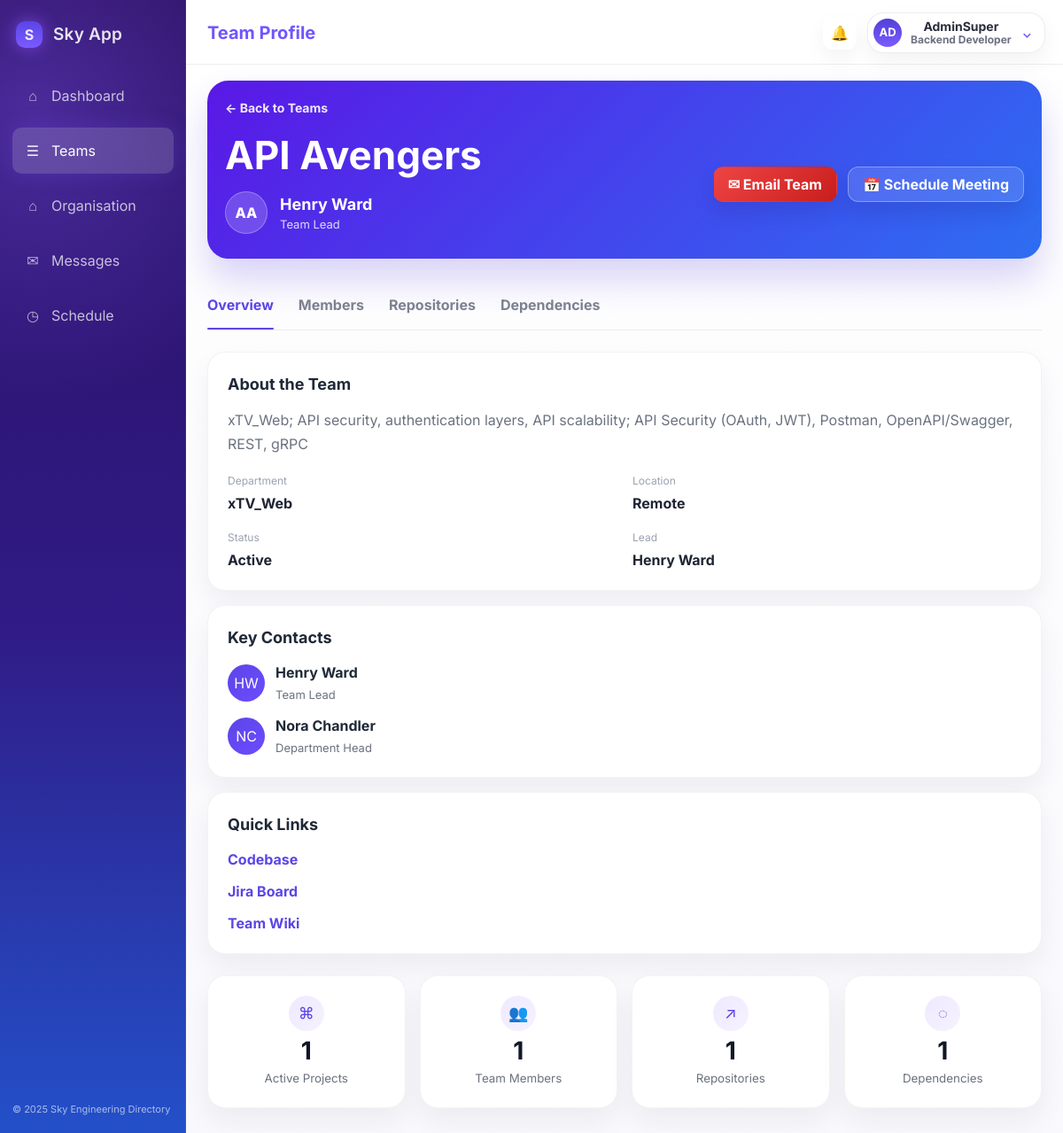
The app's page /teams/api-avengers/ (signed in) with its own data.
### accounts/models.py (models this page shows, shortened)
class User(AbstractUser):
    """Primary auth user model for the project."""

### teams/models.py (models this page shows, shortened)
class Teams(models.Model):
    STATUS_ACTIVE = "active"
    STATUS_PAUSED = "paused"
    STATUS_ARCHIVED = "archived"
    STATUS_CHOICES = [
        (STATUS_ACTIVE, "Active"),
        (STATUS_PAUSED, "Paused"),
        (STATUS_ARCHIVED, "Archived"),
    ]
    name = models.CharField(max_length=120, default="New Team")
    slug = models.SlugField(max_length=140, unique=True, null=True, blank=True)
    lead_name = models.CharField(max_length=120, default="Team Lead")
    lead_role = models.CharField(max_length=120, default="Team Lead")
    lead_email = models.EmailField(default="team@sky.com")
    department = models.CharField(max_length=120, default="General")
    department_head = models.CharField(max_length=120, blank=True, null=True)
    location = models.CharField(max_length=120, default="Remote")
    summary = models.TextField(blank=True, default="")
    status = models.CharField(max_length=20, choices=STATUS_CHOICES, default=STATUS_ACTIVE)
    members_count = models.PositiveIntegerField(default=0)
    active_projects = models.PositiveIntegerField(default=0)
    repositories_count = models.PositiveIntegerField(default=0)
    dependencies_count = models.PositiveIntegerField(default=0)
    concurrent_projects_count = models.CharField(
        max_length=20,
        blank=True,
        null=True,
        help_text="Number of concurrent projects (e.g., '6+' or '5')"
    )
    banner_start = models.CharField(max_length=20, default="#d8e6ff")
    banner_end = models.CharField(max_length=20, default="#c2d7ff")
    accent_color = models.CharField(max_length=20, default="#5b45e7")
    accent_soft_color = models.CharField(max_length=20, default="#f3efff")
    profile_gradient_start = models.CharField(max_length=20, default="#5a18e6")
    profile_gradient_end = models.CharField(max_length=20, default="#2d6ef2")
    jira_project_name = models.CharField(max_length=120, blank=True, null=True)
    workstream = models.CharField(max_length=255, blank=True, null=True)
    github_repo_url = models.URLField(blank=True, null=True)
    jira_board_link = models.URLField(blank=True, null=True)
    development_focus_areas = models.TextField(
        blank=True,
        null=True,
        help_text="Comma-separated list of development focus areas"
    )
    key_skills_and_technologies = models.TextField(
        blank=True,
        null=True,
        help_text="Comma-separated list of key skills and technologies"
    )
    dependency_type = models.CharField(max_length=120, blank=True, null=True)
    software_owned_and_evolved = models.TextField(
        blank=True,
        null=True,
        help_text="Software owned and evolved by this team"
    )
    versioning_approaches = models.TextField(blank=True, null=True)
    wiki_search_terms = models.TextField(
        blank=True,
        null=True,
        help_text="Comma-separated search terms for team wiki"
    )
    slack_channels = models.CharField(
        max_length=255,
        blank=True,
        null=True,
        help_text="Comma-separated Slack channel names"
    )
    daily_standup_time_and_link = models.CharField(
        max_length=255,
        blank=True,
        null=True,
        help_text="Daily standup time and meeting link"
    )
    agile_practices = models.TextField(
        blank=True,
        null=True,
        help_text="Agile practices used by the team"
    )
    team_wiki_url = models.URLField(blank=True, null=True)
    contacts = models.JSONField(default=list, blank=True)
    members = models.JSONField(default=list, blank=True)
    repositories = models.JSONField(default=list, blank=True)
    dependencies = models.JSONField(default=list, blank=True)
    dependency_links = models.JSONField(default=list, blank=True)
    quick_links = models.JSONField(default=list, blank=True)
    class Meta:
        db_table = "teams"
        ordering = ["name"]
    def get_status_display(self) -> str:
        return dict(self.STATUS_CHOICES).get(self.status, self.status)
    @property
    def initials(self) -> str:
        pieces = [part[0] for part in self.name.split() if part]
        if not pieces:
            return "T"
        return "".join(pieces[:2]).upper()
    @property
    def status_label(self) -> str:
        return self.get_status_display()

### teams/views.py (the view)
# urls.py: path("<slug:slug>/", views.team_profile, name="team_profile"),
def team_profile(request, slug):
    team = get_object_or_404(Teams, slug=slug)
    return render(
        request,
        "team_profile.html",
        {
            "team": team,
            "active_nav": "teams",
        },
    )

### teams/templates/team_profile.html (shortened to what this page needs)
{% extends "home/base.html" %}
{% load static %}
{% block page_title %}Team Profile{% endblock %}
{% block content %}
<section
  class="team-profile-page"
  data-team-profile
  style="--team-hero-start: {{ team.profile_gradient_start }}; --team-hero-end: {{ team.profile_gradient_end }}; --team-accent: {{ team.accent_color }}; --team-banner-start: {{ team.banner_start }}; --team-banner-end: {{ team.banner_end }};"
>
  <header class="team-profile-hero">
    <a class="team-profile-back" href="{% url 'teams:teams_page' %}">← Back to Teams</a>
    <div class="team-profile-hero-grid">
      <div>
        <h1 class="team-profile-name">{{ team.name }}</h1>
        <div class="team-profile-lead-row">
          <div class="team-profile-avatar">{{ team.initials }}</div>
          <div>
            <strong>{{ team.lead_name }}</strong>
            <span>{{ team.lead_role }}</span>
          </div>
        </div>
      </div>
      <div class="team-profile-actions">
        <a href="mailto:{{ team.lead_email }}" class="team-action-button team-action-emphasis">✉ Email Team</a>
        <a href="#" class="team-action-button">📅 Schedule Meeting</a>
      </div>
    </div>
  </header>
  <nav class="team-profile-tabs" aria-label="Team sections">
    <button type="button" class="team-tab is-active" data-team-tab-button="overview">Overview</button>
    <button type="button" class="team-tab" data-team-tab-button="members">Members</button>
    <button type="button" class="team-tab" data-team-tab-button="repositories">Repositories</button>
    <button type="button" class="team-tab" data-team-tab-button="dependencies">Dependencies</button>
  </nav>
  <div class="team-tab-panels">
    <section class="team-tab-panel is-active" data-team-tab-panel="overview">
      <div class="team-overview-grid">
        <article class="team-surface-card team-about-card">
          <h2>About the Team</h2>
          <p>{{ team.summary }}</p>
          <div class="team-about-grid">
            <div>
              <span>Department</span>
              <strong>{{ team.department }}</strong>
            </div>
            <div>
              <span>Location</span>
              <strong>{{ team.location }}</strong>
            </div>
            <div>
              <span>Status</span>
              <strong>{{ team.status_label }}</strong>
            </div>
            <div>
              <span>Lead</span>
              <strong>{{ team.lead_name }}</strong>
            </div>
          </div>
        </article>
        <aside class="team-side-stack">
          <article class="team-surface-card team-contacts-card">
            <h2>Key Contacts</h2>
            <div class="team-contact-list">
              {% for contact in team.contacts %}
              <div class="team-contact-item">
                <div class="team-contact-avatar">{{ contact.initials }}</div>
                <div>
                  <strong>{{ contact.name }}</strong>
                  <span>{{ contact.role }}</span>
                </div>
              </div>
              {% empty %}
              <p class="team-card-muted">No contacts added yet.</p>
              {% endfor %}
            </div>
          </article>
          <article class="team-surface-card team-links-card">
            <h2>Quick Links</h2>
            <div class="team-link-list">
              {% for link in team.quick_links %}
              <a href="{{ link.url }}">{{ link.label }}</a>
              {% empty %}
              <p class="team-card-muted">No quick links added yet.</p>
              {% endfor %}
            </div>
          </article>
        </aside>
      </div>
      <div class="team-stats-grid">
        <article class="team-stat-card">
          <span class="team-stat-icon">⌘</span>
          <strong>{{ team.active_projects }}</strong>
          <small>Active Projects</small>
        </article>
        <article class="team-stat-card">
          <span class="team-stat-icon">👥</span>
          <strong>{{ team.members_count }}</strong>
          <small>Team Members</small>
        </article>
        <article class="team-stat-card">
          <span class="team-stat-icon">↗</span>
          <strong>{{ team.repositories_count }}</strong>
          <small>Repositories</small>
        </article>
        <article class="team-stat-card">
          <span class="team-stat-icon">◌</span>
          <strong>{{ team.dependencies_count }}</strong>
          <small>Dependencies</small>
        </article>
      </div>
    </section>
  </div>
</section>
{% endblock %}

### accounts/templates/home/base.html (shortened to what this page needs)
{% load static %}
<!DOCTYPE html>
<html lang="en">
<head>
  <link rel="stylesheet" type="text/css" href="{% static 'global.css' %}">
</head>
<body>
  {% block body %}
  <div class="app-shell">
    <aside class="sidebar">
      <div class="brand-wrap">
        <div class="brand-mark">S</div>
        <div class="brand-name">Sky App</div>
      </div>
      <nav class="side-nav" aria-label="Primary">
        <a class="nav-item {% if active_nav == 'dashboard' %}active{% endif %}" href="{% url 'dashboard' %}"><span class="nav-icon">⌂</span><span>Dashboard</span></a>
        <a class="nav-item {% if active_nav == 'teams' %}active{% endif %}" href="{% url 'teams:teams_page' %}"><span class="nav-icon">☰</span><span>Teams</span></a>
        <a class="nav-item {% if active_nav == 'organisation' %}active{% endif %}" href="{% url 'org:organisation_page' %}"><span class="nav-icon">⌂</span><span>Organisation</span></a>
        <a class="nav-item {% if active_nav == 'messages' %}active{% endif %}" href="{% url 'messaging:inbox' %}"><span class="nav-icon">✉</span><span>Messages</span></a>
        <a class="nav-item {% if active_nav == 'schedule' %}active{% endif %}" href="{% url 'meetings:meeting_list' %}"><span class="nav-icon">◷</span><span>Schedule</span></a>
      </nav>
      <div class="sidebar-footer">© 2025 Sky Engineering Directory</div>
    </aside>
    <div class="main-shell">
      <header class="topbar">
        <div class="page-title">{% block page_title %}Welcome{% endblock %}</div>
        <div class="topbar-actions">
          <button class="icon-button" type="button" aria-label="Notifications">🔔</button>
          <div class="profile-menu-wrapper" data-profile-menu-wrapper>
            <button
              class="profile-menu-trigger"
              type="button"
              aria-label="Open profile menu"
              aria-expanded="false"
              aria-controls="profile-menu-panel"
              data-profile-menu-button
            >
              <div class="profile-pill">
                <div class="profile-avatar">{{ request.user.username|default:"SJ"|slice:":2"|upper }}</div>
                <div class="profile-meta">
                  <strong>{{ request.user.get_full_name|default:request.user.username|default:"Sarah Johnson" }}</strong>
                  <span>{% block profile_role %}Backend Developer{% endblock %}</span>
                </div>
                <span class="profile-caret">⌄</span>
              </div>
            </button>
          </div>
        </div>
      </header>
      <main class="content-area">
        {% block content %}{% endblock %}
      </main>
    </div>
  </div>
  {% endblock %}
</body>
</html>

### static/Css/base/base.css (style rules this page uses)
* { box-sizing: border-box; }
:root { --sidebar-start: #2a0f5f; --sidebar-mid: #301b86; --sidebar-end: #2350c9; --sidebar-glow: rgba(141, 83, 255, 0.65); --surface: #ffffff; --surface-soft: #f6f4fb; --text: #1f2430; --muted: #6d7080; --border: rgba(31, 36, 48, 0.08); --accent: #6f56ff; }
html, body { min-height: 100%; }
body { margin: 0; font-family: "Segoe UI", Tahoma, sans-serif; color: var(--text); background: #f4f4f8; }
a { color: inherit; text-decoration: none; }
button, input, textarea, select { font: inherit; }
.app-shell { display: grid; grid-template-columns: 210px minmax(0, 1fr); min-height: 100vh; }
.sidebar { position: relative; display: flex; flex-direction: column; padding: 18px 14px; color: rgba(255, 255, 255, 0.88); background: radial-gradient(circle at 18% 10%, rgba(135, 92, 255, 0.35), transparent 28%), linear-gradient(180deg, var(--sidebar-start) 0%, var(--sidebar-mid) 55%, var(--sidebar-end) 100%); box-shadow: inset -1px 0 0 rgba(255, 255, 255, 0.07); }
.brand-wrap { display: flex; align-items: center; gap: 12px; padding: 6px 4px 18px; }
.brand-mark { width: 30px; height: 30px; display: grid; place-items: center; border-radius: 10px; background: linear-gradient(180deg, #5b45e7, #7a5bff); box-shadow: 0 0 18px var(--sidebar-glow); font-weight: 700; }
.brand-name { font-size: 19px; font-weight: 600; letter-spacing: 0.01em; }
.side-nav { display: grid; gap: 10px; margin-top: 10px; }
.nav-item { display: flex; align-items: center; gap: 12px; padding: 14px 14px; border-radius: 10px; color: rgba(255, 255, 255, 0.72); transition: background-color 140ms ease, color 140ms ease, box-shadow 140ms ease, transform 140ms ease; }
.nav-item:hover, .nav-item.active { color: #fff; background: rgba(255, 255, 255, 0.16); box-shadow: 0 0 24px rgba(135, 92, 255, 0.18); }
.nav-icon { width: 18px; text-align: center; opacity: 0.92; }
.sidebar-footer { margin-top: auto; padding-top: 18px; font-size: 11px; opacity: 0.7; }
.main-shell { min-width: 0; background: linear-gradient(180deg, #ffffff 0%, #f9f8fc 100%); }
.topbar { display: flex; justify-content: space-between; align-items: center; gap: 16px; padding: 14px 20px 12px 24px; border-bottom: 1px solid var(--border); background: rgba(255, 255, 255, 0.86); backdrop-filter: blur(10px); }
.page-title { font-size: 20px; font-weight: 700; color: var(--accent); }
.topbar-actions { display: flex; align-items: center; gap: 12px; }
.icon-button { width: 34px; height: 34px; display: grid; place-items: center; border: 1px solid var(--border); border-radius: 50%; background: var(--surface); box-shadow: 0 10px 24px rgba(19, 24, 43, 0.05); cursor: pointer; }
.profile-pill { display: flex; align-items: center; gap: 10px; padding: 6px 14px 6px 6px; border: 1px solid var(--border); border-radius: 18px; background: var(--surface); box-shadow: 0 10px 24px rgba(19, 24, 43, 0.05); }
.profile-avatar { width: 32px; height: 32px; display: grid; place-items: center; border-radius: 50%; background: linear-gradient(180deg, #5140d6, #7b5cff); color: #fff; font-size: 13px; font-weight: 700; }
.profile-meta { display: grid; line-height: 1.15; }
.profile-meta strong { font-size: 14px; color: #2a2d3a; }
.profile-meta span { font-size: 12px; color: var(--muted); }
.content-area { min-height: calc(100vh - 63px); padding: 18px 24px 28px; }

### static/Css/pages/messaging/messaging.css (style rules this page uses)
button { padding: 12px 18px; border: none; cursor: pointer; font-weight: bold; }

### static/Css/layout/layout.css (style rules this page uses)
body { font-family: 'Inter', -apple-system, BlinkMacSystemFont, 'Segoe UI', 'Roboto', sans-serif; background-color: #fafafa; color: var(--color-text-ink); line-height: 1.5; overflow-x: hidden; }

### static/Css/components/components.css (style rules this page uses)
.icon-button { width: 38px; height: 38px; border-radius: 10px; border: none; background: #ffffff; cursor: pointer; display: inline-flex; align-items: center; justify-content: center; position: relative; flex: 0 0 38px; text-decoration: none; transition: background-color 0.2s ease, transform 0.2s ease; }
.profile-menu-wrapper { position: relative; }
.profile-menu-trigger { border: 0; background: transparent; padding: 0; cursor: pointer; }
.profile-caret { font-size: 14px; color: #7b5cff; margin-left: 2px; }

### records on screen
User: user.username "AD", user.get_full_name "AdminSuper"
Teams: name "API Avengers", initials "AA", lead_name "Henry Ward", lead_role "Team Lead", summary "xTV_Web; API security, authentication layers, API scalability; API Security (OAuth, JWT), Postman, OpenAPI/Swagger, REST, gRPC", department "xTV_Web", location "Remote", status_label "Active", initials "HW", name "Henry Ward", role "Team Lead", initials "NC", name "Nora Chandler", role "Department Head", active_projects "1", members_count "1", repositories_count "1", dependencies_count "1"

### other values on screen
{{ link.label }} "Codebase" "Jira Board" "Team Wiki"
